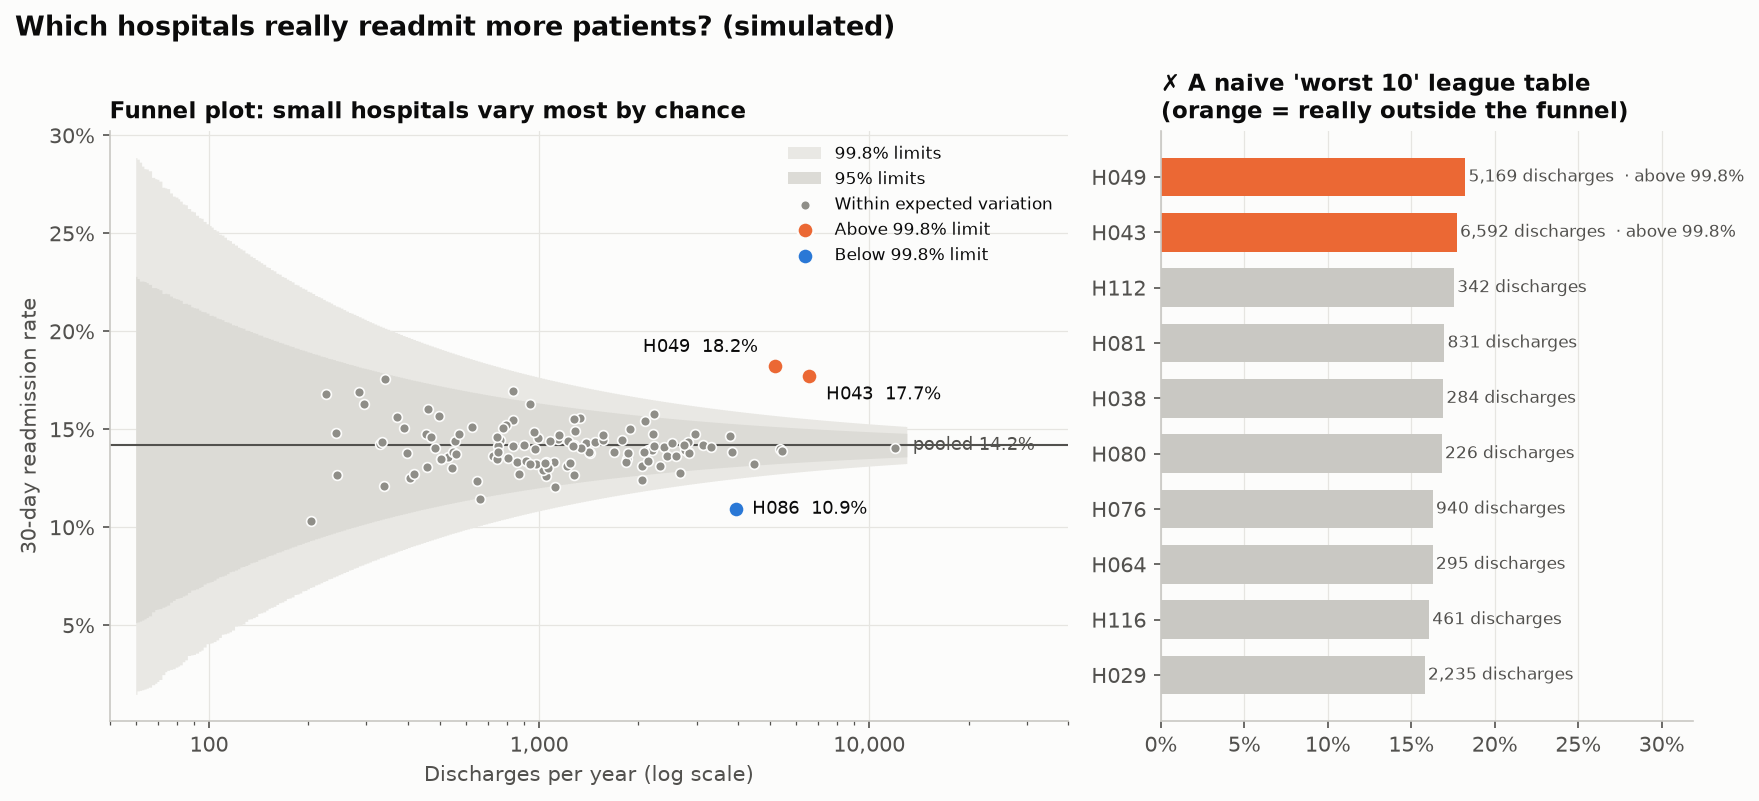

The Python source for this figure:
"""
Hospital Funnel Plot (readmission rates)  -  family: Healthcare & life sciences

DESIGN PURPOSE
Plots each hospital's outcome rate against its volume, with exact binomial
control limits around the overall rate that narrow as volume grows. Small
hospitals swing furthest by chance, so the limits form a funnel. Only
hospitals outside the funnel differ from the benchmark by more than chance
explains. This is the standard way to publish comparative hospital performance
without a misleading league table.

WHEN TO USE
  - Compare readmission, mortality or infection rates across hospitals, wards
    or surgeons of very different size
  - Decide which units merit a review (outside 99.8%) and which are within
    expected variation
  - Replace a ranked league table in a public or board report

AVOID WHEN
  - Outcomes are not risk-adjusted and case mix differs a lot (adjust first,
    then plot observed/expected)
  - Volumes are similar everywhere (a dot plot with one interval is simpler)
  - Many units fall outside the limits (overdispersion; inflate the limits
    before drawing conclusions)

ALTERNATIVES
  - Caterpillar plot of rates with confidence intervals
  - Risk-adjusted CUSUM or VLAD for monitoring one unit over time
  - Funnel plot of fund alphas (the same method in the Scientific family)

REFERENCE
  - Spiegelhalter, D. J. (2005). Funnel plots for comparing institutional
    performance. Statistics in Medicine 24(8), 1185–1202.
    https://doi.org/10.1002/sim.1970

EXAMPLE
120 simulated hospitals with 200 to 12,000 discharges a year and a pooled
30-day readmission rate of about 14%. Two large hospitals truly readmit more
often (17.5%) and one truly less (11%); the rest differ only by chance.

NOTE: Examples use simulated data. De-identify patient data before analysing
it in notebooks: executed notebooks store their outputs.

Run:  python hospital_funnel_plot.py
"""
import sys
from pathlib import Path

# This example uses the reusable vizlib package from this repository
# (or `pip install -e .` at the repo root).
sys.path.insert(0, str(Path(__file__).resolve().parents[2]))

import numpy as np
import pandas as pd
import matplotlib.pyplot as plt

# Library style: categorical colors in fixed order, recessive axes, hairline grid.
PALETTE = ["#2a78d6", "#eb6834", "#1baf7a", "#eda100",
           "#e87ba4", "#008300", "#6250d6", "#e34948"]
SEQ_CMAP = "Blues"      # sequential: one hue, light -> dark
DIV_CMAP = "RdBu_r"     # diverging: two opposite hues, neutral midpoint
GRAY = "#b8b7b1"        # de-emphasised marks
plt.rcParams.update({
    "figure.figsize": (8, 4.8), "figure.dpi": 110, "figure.facecolor": "#fcfcfb",
    "axes.facecolor": "#fcfcfb", "axes.edgecolor": "#c9c8c3", "axes.linewidth": 0.8,
    "axes.spines.top": False, "axes.spines.right": False,
    "axes.grid": True, "grid.color": "#e6e5e1", "grid.linewidth": 0.6, "axes.axisbelow": True,
    "axes.prop_cycle": plt.cycler(color=PALETTE),
    "axes.titlesize": 13, "axes.titleweight": "bold", "axes.titlelocation": "left",
    "axes.labelcolor": "#52514e", "xtick.color": "#52514e", "ytick.color": "#52514e",
    "text.color": "#0b0b0b", "font.size": 10, "lines.linewidth": 2,
    "legend.frameon": False,
})

from vizlib.health import funnel_limits

# --- Example data ------------------------------------------------------------
rng = np.random.default_rng(2005)
k = 120
discharges = np.round(np.exp(rng.normal(7.0, 0.8, k))).astype(int).clip(80, 12000)
true_rate = np.full(k, 0.14)
by_size = np.argsort(-discharges)
true_rate[by_size[[1, 4]]] = 0.175      # two large hospitals truly readmit more
true_rate[by_size[6]] = 0.11            # one truly readmits less
readmitted = rng.binomial(discharges, true_rate)
df = pd.DataFrame({"hospital": [f"H{i:03d}" for i in range(1, k + 1)], "discharges": discharges,
                   "readmitted": readmitted})
df["rate"] = df["readmitted"] / df["discharges"]
target = df["readmitted"].sum() / df["discharges"].sum()
lo998, hi998 = funnel_limits(target, df["discharges"], level=0.998)
df["outside"] = np.where(df["rate"] > hi998, "high", np.where(df["rate"] < lo998, "low", ""))
df[df["outside"] != ""]

# --- Plot --------------------------------------------------------------------
fig, (a1, a2) = plt.subplots(1, 2, figsize=(12, 5.4), gridspec_kw={"width_ratios": [1.8, 1]})
n_grid = np.unique(np.geomspace(60, 13000, 300).astype(int))
for level, shade, label in ((0.998, "#e9e8e4", "99.8% limits"), (0.95, "#dcdbd6", "95% limits")):
    lo, hi = funnel_limits(target, n_grid, level=level)
    a1.fill_between(n_grid, lo, hi, color=shade, linewidth=0, label=label, step="mid")
a1.axhline(target, color="#52514e", linewidth=1)
a1.text(13000, target, f" pooled {target:.1%}", va="center", fontsize=8.5, color="#52514e")
inside = df["outside"] == ""
a1.scatter(df.loc[inside, "discharges"], df.loc[inside, "rate"], s=22, color="#8f8e88", edgecolor="#fcfcfb",
           linewidth=0.8, zorder=3, label="Within expected variation")
for kind, color, label in (("high", PALETTE[1], "Above 99.8% limit"), ("low", PALETTE[0], "Below 99.8% limit")):
    sel = df["outside"] == kind
    a1.scatter(df.loc[sel, "discharges"], df.loc[sel, "rate"], s=60, color=color, edgecolor="#fcfcfb",
               linewidth=1.2, zorder=4, label=label)
high = df[df["outside"] == "high"].sort_values("rate", ascending=False)
for i, r in enumerate(high.itertuples()):     # alternate above-left / below-right so close pairs don't collide
    up = i % 2 == 0
    a1.annotate(f"{r.hospital}  {r.rate:.1%}", (r.discharges, r.rate), xytext=(-8 if up else 8, 9 if up else -9),
                textcoords="offset points", fontsize=8.5, va="center", ha="right" if up else "left")
for r in df[df["outside"] == "low"].itertuples():
    a1.annotate(f"{r.hospital}  {r.rate:.1%}", (r.discharges, r.rate), xytext=(8, 0),
                textcoords="offset points", fontsize=8.5, va="center")
a1.set_xscale("log")
a1.set_xlim(50, 40000)
a1.xaxis.set_major_formatter(plt.FuncFormatter(lambda v, _: f"{v:,.0f}"))
a1.yaxis.set_major_formatter(plt.FuncFormatter(lambda v, _: f"{v:.0%}"))
a1.set_xlabel("Discharges per year (log scale)")
a1.set_ylabel("30-day readmission rate")
a1.set_title("Funnel plot: small hospitals vary most by chance", fontsize=11)
a1.legend(loc="upper right", fontsize=8)

top = df.nlargest(10, "rate").iloc[::-1]
colors = np.where(top["outside"] == "high", PALETTE[1], "#c9c8c3")
a2.barh(top["hospital"], top["rate"], color=colors, height=0.7)
for y, r in enumerate(top.itertuples()):
    a2.text(r.rate + 0.002, y, f"{r.discharges:,} discharges" + ("  · above 99.8%" if r.outside == "high" else ""), va="center", fontsize=8, color="#52514e")
a2.xaxis.set_major_formatter(plt.FuncFormatter(lambda v, _: f"{v:.0%}"))
a2.set_xlim(0, top["rate"].max() * 1.75)
a2.set_title("✗ A naive 'worst 10' league table\n(orange = really outside the funnel)", fontsize=11)
a2.grid(axis="y", visible=False)
fig.suptitle("Which hospitals really readmit more patients? (simulated)", x=0.01, ha="left",
             fontweight="bold", fontsize=13)
fig.tight_layout()

# --- Save / show -------------------------------------------------------------
out = Path(__file__).with_name(Path(__file__).stem + ".png")
fig.savefig(out, dpi=150, bbox_inches="tight")
print(f"saved {out}")
if "--no-show" not in sys.argv:
    plt.show()
